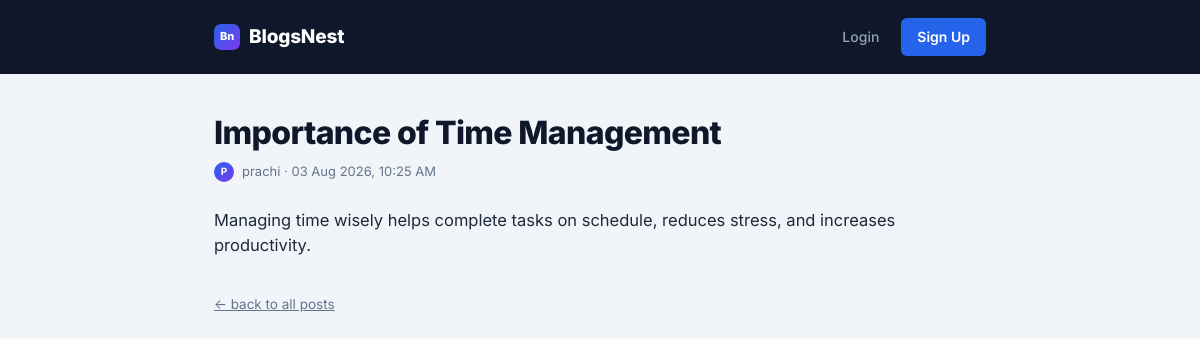
/blogs/3, run on the app's committed database.
### app/models.py (models this page shows)
class Blog(Base):
    __tablename__ = "blogs"
    id = Column(Integer, primary_key=True, index=True)
    title = Column(String, nullable=False)
    content = Column(Text, nullable=False)
    owner_id = Column(Integer, ForeignKey("users.id"), nullable=False)
    created_at = Column(DateTime, default=datetime.utcnow)
    updated_at = Column(DateTime, default=datetime.utcnow, onupdate=datetime.utcnow)
    owner = relationship("User", back_populates="blogs")

class User(Base):
    __tablename__ = "users"
    id = Column(Integer, primary_key=True, index=True)
    name = Column(String, nullable=True)
    email = Column(String, unique=True, index=True, nullable=False)
    date_of_birth = Column(Date, nullable=True)
    gender = Column(String, nullable=True)  # "male" / "female" / "other" / "prefer_not_to_say"
    is_verified = Column(Boolean, default=False)
    created_at = Column(DateTime, default=datetime.utcnow)
    blogs = relationship("Blog", back_populates="owner", cascade="all, delete-orphan")

### app/blogs/routes.py (the view)
@router.get("/blogs/{blog_id}", response_class=HTMLResponse)
def view_blog(
    blog_id: int,
    request: Request,
    db: Session = Depends(get_db),
    current_user: User | None = Depends(get_current_user_optional),
):
    blog = db.query(Blog).filter(Blog.id == blog_id).first()
    if not blog:
        raise HTTPException(status_code=404, detail="Blog not found")
    return templates.TemplateResponse(
        request, "blog.html",
        {"blog": blog, "current_user": current_user, "mode": "view"},
    )

### templates/blog.html (shortened to what this page needs)
{% extends "base.html" %}
{% block content %}
{% if mode == 'view' %}
  <div>
    <div class="detail-title">{{ blog.title }}</div>
    <div class="entry-meta">
      <span class="avatar">{{ (blog.owner.name or blog.owner.email)[0]|upper }}</span>
      {{ blog.owner.name or blog.owner.email }} &middot; {{ blog.created_at.strftime('%d %b %Y, %I:%M %p') }}
    </div>
    <div class="detail-body">{{ blog.content }}</div>
    <p style="margin-top:32px;"><a href="/blogs" class="hint">&larr; back to all posts</a></p>
  </div>
{% endif %}
{% endblock %}

### static/style.css (style rules this page uses)
:root { --bg: #F1F5F9; --navy: #0F172A; --ink: #0F172A; --ink-soft: #64748B; --rule: #E2E8F0; --blue: #2563EB; --blue-hover: #1D4ED8; --blue-soft: #DBEAFE; --white: #FFFFFF; }
* { box-sizing: border-box; }
body { margin: 0; background: var(--bg); color: var(--ink); font-family: 'Inter', -apple-system, sans-serif; line-height: 1.55; }
.entry-meta { display: flex; align-items: center; gap: 8px; font-size: 13px; color: var(--ink-soft); margin-bottom: 10px; }
.avatar { width: 20px; height: 20px; border-radius: 50%; background: linear-gradient(135deg, var(--blue), #7C3AED); color: white; font-size: 10px; font-weight: 700; display: inline-flex; align-items: center; justify-content: center; flex-shrink: 0; }
.detail-title { font-size: 32px; font-weight: 800; letter-spacing: -0.02em; margin: 0 0 10px; line-height: 1.18; }
.detail-body { font-size: 16.5px; white-space: pre-wrap; margin-top: 26px; color: #1E293B; }
.hint { font-size: 13.5px; color: var(--ink-soft); margin-top: 12px; }

### data on the page
Blog: title "Importance of Time Management", created_at "03 Aug 2026, 10:25 AM", content "Managing time wisely helps complete tasks on schedule, reduces stress, and increases productivity."
User: name "P", owner "prachi"
